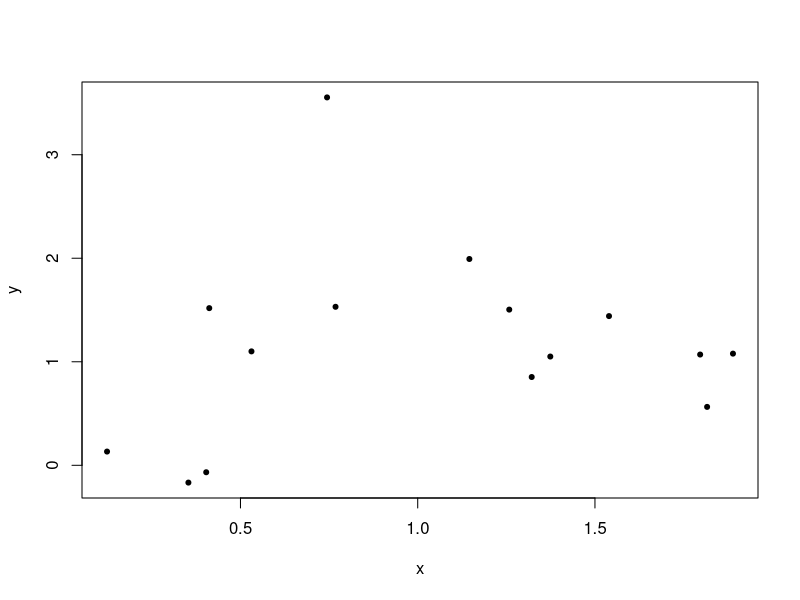
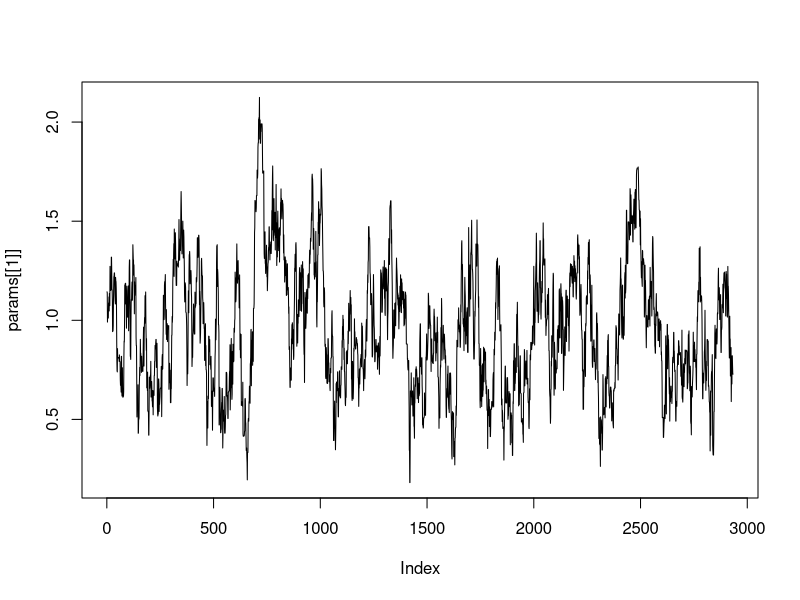
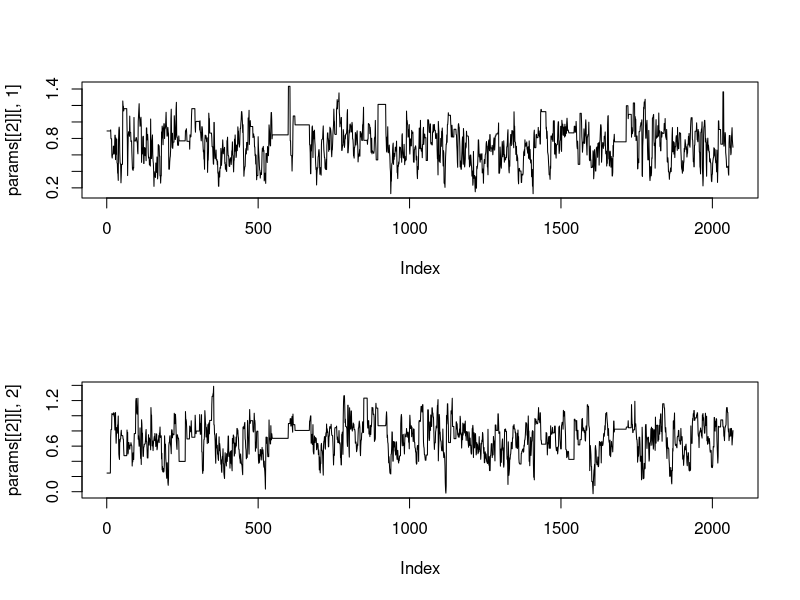
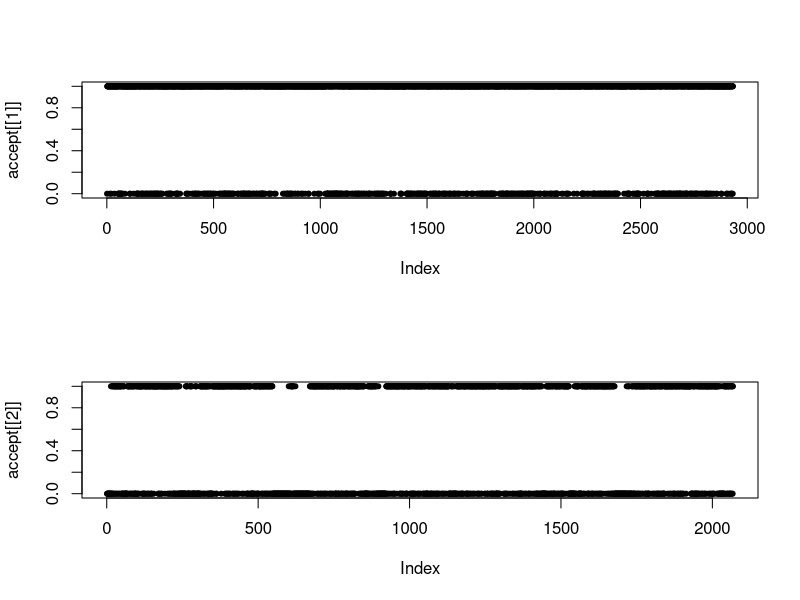

R code for these plots, in order:
# Robert and Casella Example 11.4. A linear Jacobian.
# This is Green (1995)'s toy example (with my made up data)
set.seed(1)

n = 15
K = 2
sig = 1
x = runif(n, 0, 2)
y = rnorm(15, 1 + 0.2 * x, sig)

# Number of models
plot(x, y, pch = 20)

calc.post = function(k, theta){
    if (k == 1){
        # likelihood
        out = sum(dnorm(y, theta[1], sig, log = TRUE))
        # priors
        out = out + log(1/K) # prior probability that the model is K
        out = out + dnorm(theta[1], 0, 10, log = TRUE)
        }
    if (k == 2){
        # likelihood
        out = sum(dnorm(y, theta[1] + x*theta[2], sig, log = TRUE))
        # priors
        out = out + log(1/K) # prior probability that the model is K
        out = out + dnorm(theta[1], 0, 10, log = TRUE)
        out = out + dnorm(theta[2], 0, 10, log = TRUE)
        }
    return (out)
    }

# Transformation function for moving from model kcurr to kprime
# (kcurr is known implicitly in this case)
Tr = function(kprime, theta, u){
    if (kprime == 1)
        return (c((theta[1] + theta[2]) / 2, (theta[1] - theta[2]) / 2))
    if (kprime == 2)
        return (c(theta - u, theta + u))
    }

Pi = matrix(0.25, K, K)
diag(Pi) = 0.75
# {Pi}_ij = the probability of choosing a jump to model j while in model i
# The rows must sum to 1 (well, not really, in sample() the probabilities are normalized)

nburn = 0
nmcmc = 5000

params = list()
params[[1]] = matrix(0, nburn + nmcmc, 1)
params[[2]] = matrix(0, nburn + nmcmc, 2)
accept = rep(list(double(nburn + nmcmc)), K)
count = rep(1, K)

params[[1]][1,] = mean(y)
params[[2]][1,] = coef(lm(y ~ x))

kcurr = 1
calc.post(1, params[[1]][1,])
calc.post(2, params[[2]][1,])

for (i in 2:(nburn + nmcmc)){
    # Algorithm A.48 Green's Algorithm

    # 1. Select model M_kprime with probability {Pi}_{kcurr,kprime}
    kprime = sample(K, 1, prob = Pi[kcurr,])
    count[kprime] = count[kprime] + 1

    # 2. Generate u ~ g(u), conditioned on kcurr and kprime
    # In this case, only need to generate u if jumping from 
    # model 1 to model 2
    if ((kcurr == 1) && (kprime == 2)){
        u = rnorm(1, 0, 0.1)
    } else {
        u = NULL
        }


    # Proposing candidates
    if (kcurr == kprime){ # Not jumping between models, then this is just regular M-H
        cand = rnorm(NCOL(params[[kcurr]]), params[[kcurr]][count[kcurr]-1,], 0.1)
#       calc.post(kprime, cand)
#       calc.post(kcurr, params[[kcurr]][count[kcurr],])
        if (log(runif(1)) <= calc.post(kprime, cand) -
            calc.post(kcurr, params[[kcurr]][count[kcurr]-1,])){
            params[[kprime]][count[kcurr],] = cand
            accept[[kprime]][count[kcurr]] = 1
        } else {
            params[[kprime]][count[kcurr],] = params[[kprime]][count[kcurr]-1,]
            }
    } else { # Jumping between models (steps 3 and 4)
        # 3. Set candidate parameter vector to the transformation of current
        # parameter and augmented u
        cand = Tr(kprime, params[[kcurr]][count[kcurr],], u)
        if (log(runif(1)) <= calc.post(kprime, cand) - calc.post(kcurr, params[[kcurr]][count[kcurr]+1,]) -
            ifelse(is.null(u), 0, dnorm(u, 0, 0.1, log = TRUE)) + log(kprime / kcurr)){
            params[[kprime]][count[kprime],] = cand[1:NCOL(params[[kprime]])]
            accept[[kprime]][count[kprime]+1] = 1
            kcurr = kprime
        } else {
            params[[kprime]][count[kprime],] = params[[kprime]][count[kprime]-1,]
            }
        }
    }

for (j in 1:K){
    params[[j]] = head(params[[j]], count[j])
    accept[[j]] = head(accept[[j]], count[j])
    }

plot(params[[1]], type = 'l')

par(mfrow = c(2,1))
plot(params[[2]][,1], type='l')
plot(params[[2]][,2], type='l')

plot(accept[[1]], pch = 20)
plot(accept[[2]], pch = 20)

mean(accept[[1]])
mean(accept[[2]])


### There are some issues with this, I'm thinking it's mostly because of
### the choice of T_ij (the bijection). If k == 1, the model is only an
### intercept, if k == 2, the model is an intercept and slope. The
### MLEs for each model don't necessarily agree well with T_ij. By that
### I mean, theta_1 = theta - u and theta_2 = theta + u might be a bad choice.
### The problem is much more noticeable if x is generated from runif(n, 0, 15)
